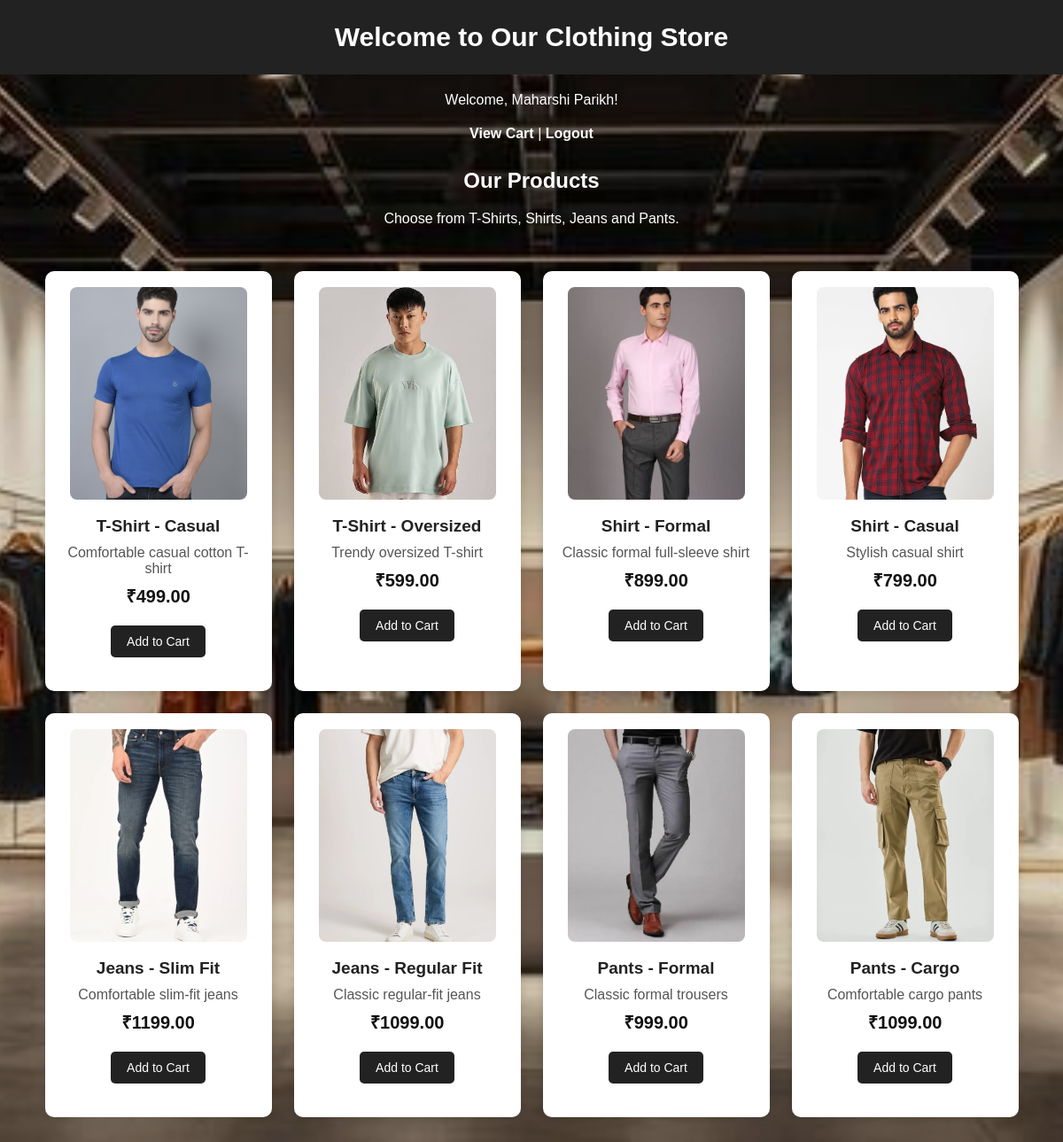
Page /index.php (signed in) on the committed database.
### tables this page shows
CREATE TABLE `product` (
  `product_id` int(11) NOT NULL,
  `name` varchar(100) NOT NULL,
  `description` text DEFAULT NULL,
  `price` decimal(10,2) NOT NULL,
  `image` varchar(255) DEFAULT NULL,
  `stock` int(11) DEFAULT 0
);

### index.php (the view, shortened to what this page needs)
<?php
include "db/connection.php";
$sql = "SELECT * FROM product";
$result = mysqli_query($conn, $sql);
?>
<!DOCTYPE html>
<html>
<head>
    <link rel="stylesheet" href="css/style.css">
</head>
<body>
    <h1>Welcome to Our Clothing Store</h1>
    <?php
    if (isset($_SESSION['customer_name'])) {
        echo "<p>Welcome, " . $_SESSION['customer_name'] . "!</p>";
        echo "<p>
                <a href='cart.php'>View Cart</a> |
                <a href='logout.php'>Logout</a>
              </p>";
    } else {
        echo "<p>
                <a href='login.php'>Login</a> |
                <a href='register.php'>Register</a>
              </p>";
    }
    ?>
    <h2>Our Products</h2>
    <p>Choose from T-Shirts, Shirts, Jeans and Pants.</p>
    <div class="products">
        <?php
        while ($row = mysqli_fetch_assoc($result)) {
            echo "<div class='product-card'>";
            echo "<img src='images/" . $row['image'] . "'>";
            echo "<h3>" . $row['name'] . "</h3>";
            echo "<p>" . $row['description'] . "</p>";
            echo "<p class='price'>₹" . $row['price'] . "</p>";
            echo "<form method='POST'>";
            echo "<button type='submit'
                          name='add_to_cart'>
                          Add to Cart
                  </button>";
            echo "</form>";
            echo "</div>";
        }
        ?>
    </div>
</body>
</html>

### css/style.css (style rules this page uses)
body { font-family: Arial, sans-serif; margin: 0; color: #222; background-image: linear-gradient( rgba(0, 0, 0, 0.15), rgba(0, 0, 0, 0.15) ), url("../images/background.jpg"); background-size: cover; background-position: center; background-attachment: fixed; background-repeat: no-repeat; }
h1 { text-align: center; background-color: #222; color: white; padding: 25px; margin: 0; font-size: 30px; }
h2 { text-align: center; color:white; margin-top: 30px; }
a { color: #222; text-decoration: none; font-weight: bold; }
body > p { text-align: center; margin: 20px; color: white; }
body > p a { color: white; text-decoration: none; }
.products { display: flex; flex-wrap: wrap; justify-content: center; gap: 25px; padding: 30px; }
.product-card { background-color: white; width: 220px; padding: 18px; text-align: center; border-radius: 10px; box-shadow: 0 3px 10px rgba(0, 0, 0, 0.12); transition: transform 0.2s; }
.product-card img { width: 200px; height: 240px; object-fit: cover; border-radius: 8px; }
.product-card h3 { margin: 15px 0 10px; font-size: 19px; }
.product-card p { margin: 8px 0; color: #555; }
.price { font-weight: bold; font-size: 20px; color: #111 !important; }
button { background-color: #222; color: white; border: none; padding: 10px 18px; cursor: pointer; border-radius: 5px; font-size: 14px; }
form { margin: 20px auto; }

### rows in the picture
product: image (picture), name "T-Shirt - Casual", description "Comfortable casual cotton T-shirt", price "499.00"
product: image (picture), name "T-Shirt - Oversized", description "Trendy oversized T-shirt", price "599.00"
product: image (picture), name "Shirt - Formal", description "Classic formal full-sleeve shirt", price "899.00"
product: image (picture), name "Shirt - Casual", description "Stylish casual shirt", price "799.00"
product: image (picture), name "Jeans - Slim Fit", description "Comfortable slim-fit jeans", price "1199.00"
product: image (picture), name "Jeans - Regular Fit", description "Classic regular-fit jeans", price "1099.00"
product: image (picture), name "Pants - Formal", description "Classic formal trousers", price "999.00"
product: image (picture), name "Pants - Cargo", description "Comfortable cargo pants", price "1099.00"

### other values in the picture
$_SESSION['customer_name'] "Maharshi Parikh"
